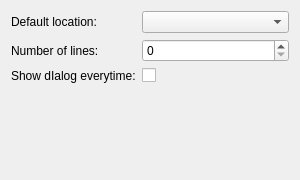
<?xml version="1.0" encoding="UTF-8"?>
<ui version="4.0">
 <class>Pastersettings</class>
 <widget class="QWidget" name="Pastersettings">
  <property name="geometry">
   <rect>
    <x>0</x>
    <y>0</y>
    <width>300</width>
    <height>180</height>
   </rect>
  </property>
  <property name="minimumSize">
   <size>
    <width>300</width>
    <height>180</height>
   </size>
  </property>
  <property name="windowTitle">
   <string>Form</string>
  </property>
  <layout class="QFormLayout" name="formLayout">
   <item row="0" column="0">
    <widget class="QLabel" name="label">
     <property name="text">
      <string>Default location:</string>
     </property>
    </widget>
   </item>
   <item row="0" column="1">
    <widget class="QComboBox" name="comboBox"/>
   </item>
   <item row="1" column="0">
    <widget class="QLabel" name="label_2">
     <property name="text">
      <string>Number of lines:</string>
     </property>
    </widget>
   </item>
   <item row="1" column="1">
    <widget class="QSpinBox" name="spinBox"/>
   </item>
   <item row="2" column="0">
    <widget class="QLabel" name="label_3">
     <property name="text">
      <string>Show dIalog everytime:</string>
     </property>
    </widget>
   </item>
   <item row="2" column="1">
    <widget class="QCheckBox" name="checkBox">
     <property name="text">
      <string/>
     </property>
    </widget>
   </item>
  </layout>
 </widget>
 <resources/>
 <connections/>
</ui>
